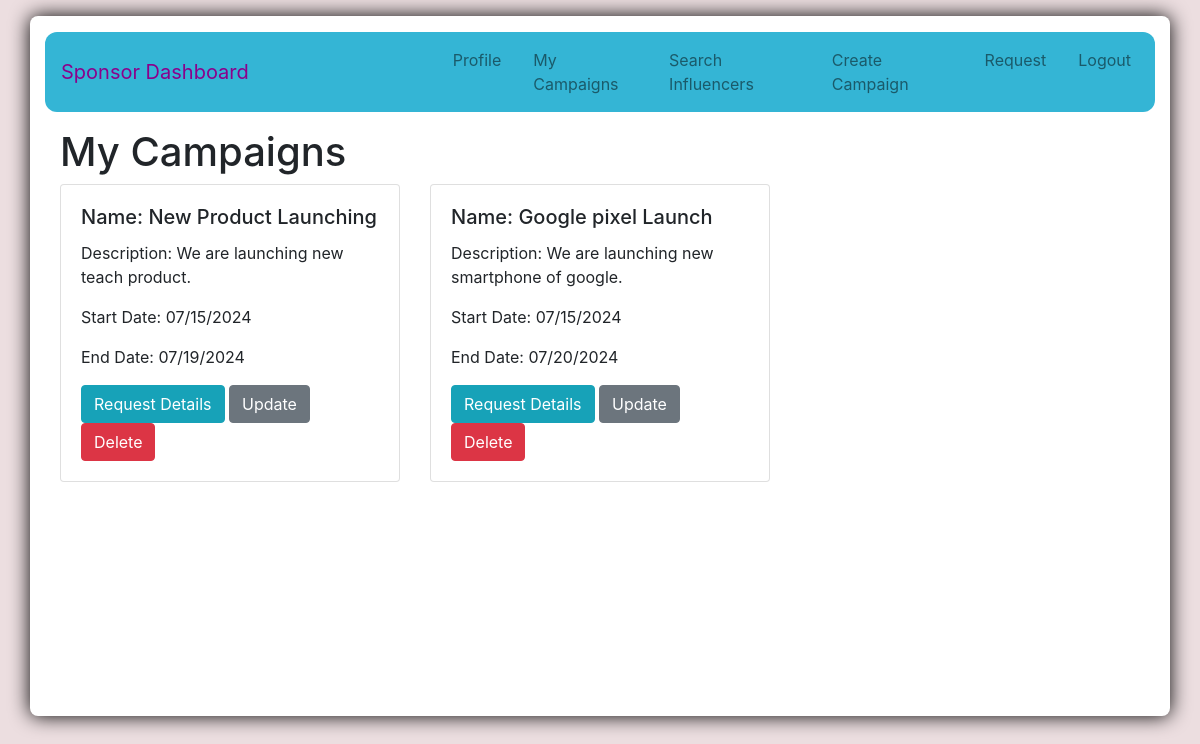
Screenshot of /my_campaigns/1 with the database file from the repository.
### model.py (models this page shows)
class Campaign(db.Model):
    id = db.Column(db.Integer, primary_key=True)
    sponsor_id = db.Column(db.Integer, db.ForeignKey('sponsor.id',ondelete='CASCADE'), nullable=False)
    name = db.Column(db.String(100), nullable=False)
    description = db.Column(db.Text, nullable=True)
    start_date = db.Column(db.DateTime, nullable=True)
    end_date = db.Column(db.DateTime, nullable=True)
    budget = db.Column(db.Float, nullable=False)
    visibility = db.Column(db.String(10), nullable=False, default='public')
    goals = db.Column(db.Text, nullable=True)
    category = db.Column(db.String(80), nullable=True)
    flagged = db.Column(db.Boolean, nullable=False, default=False)
    adrequests = db.relationship('AdRequest', back_populates='campaign', lazy=True, cascade='all, delete-orphan')

### app.py (the view)
@app.route('/my_campaigns/<int:id>', methods=['GET', 'POST'])
def my_campaigns(id):
    user = User.query.filter_by(id=id).first()
    campaigns = Campaign.query.filter_by(sponsor_id=user.sponsor.id).all()
    return render_template('my_campaigns.html', campaigns=campaigns, user=user)

### templates/my_campaigns.html (shortened to what this page needs)
<!DOCTYPE html>
<html lang="en">
<head>
  <link href="https://stackpath.bootstrapcdn.com/bootstrap/4.5.2/css/bootstrap.min.css" rel="stylesheet">
</head>
<body style="background-color: rgb(236, 222, 224);">
<div class="container mt-3 pt-3" style="box-shadow: 0px 0px 20px rgba(0,0,0.1);  border-radius: 8px; background-color: white; min-height: 700px;">
  {% include 'nav_sponsor.html' %}
  <div class="container mt-3">
    <h1>My Campaigns</h1>
    <div class="row">
      {% for campaign_index in range(campaigns|length) %}
      {% set campaign = campaigns[campaign_index] %}
      <div class="col-md-4">
        <div class="card mb-3">
          <div class="card-body">
            <h5 class="card-title">Name: {{ campaign.name }}</h5>
            <p class="card-text">Description: {{ campaign.description }}</p>
            <p class="card-text">Start Date: {{ campaign.start_date.strftime('%m/%d/%Y') }}</p>
            <p class="card-text">End Date: {{ campaign.end_date.strftime('%m/%d/%Y') }}</p>
            <button type="button" class="btn btn-info" data-toggle="modal" data-target="#campaignModal{{ campaign_index }}">Request Details</button>
            <button type="button" class="btn btn-secondary" data-toggle="modal" data-target="#updatecampaignModal{{ campaign_index }}">Update</button>
            <a class="btn btn-danger" href="{{ url_for('del_camp', id=campaign.id, user=user.id) }}">Delete</a>
          </div>
        </div>
      </div>
      {% endfor %}
    </div>
  </div>
</div>
</body>
</html>

### rows the page displays
Campaign: name "New Product Launching", description "We are launching new teach product.", start_date "07/15/2024", end_date "07/19/2024"
Campaign: name "Google pixel Launch", description "We are launching new smartphone of google.", start_date "07/15/2024", end_date "07/20/2024"
